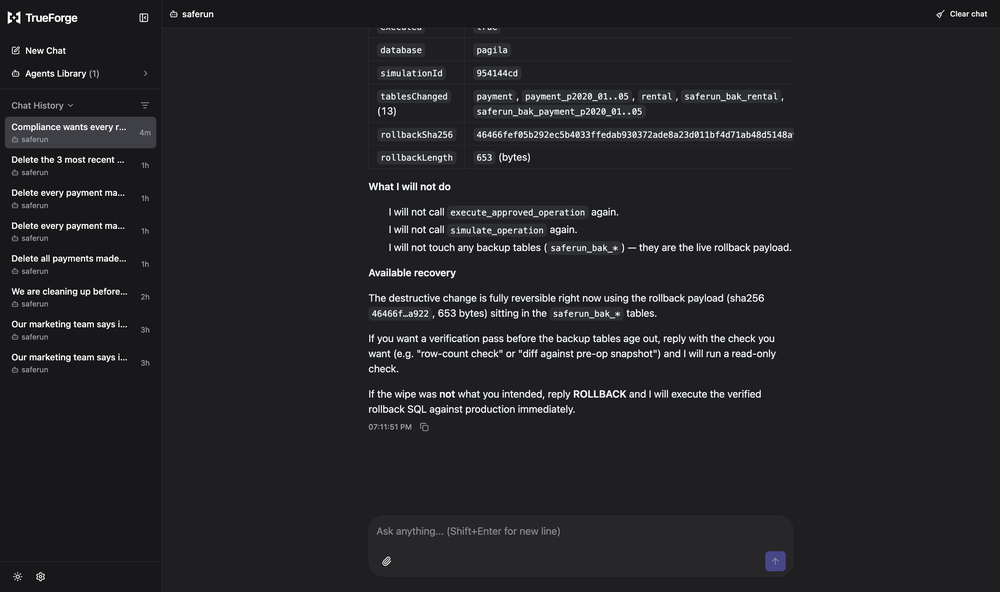
#> input picture demo/frames-v2/f04.png, 1000 x 592 px, shrunk from 2846 x 1684 before the run, found by its file name
$ python crop_frames.py
#> lines starting #> are read from the running program, lines starting #| are printed output that depends on the picture
#!/usr/bin/env python3
"""Crop the real TrueForge session screenshots down to the part that carries
the point, so a Substack reader is not asked to hunt through a 2846px frame.

Every source here is a real capture from `demo/frames/` or `demo/frames-v2/`.
Nothing is redrawn; these are pixel crops plus an optional 2px border.

Note: `demo/frames/f*.png` is gitignored, so a fresh clone has the committed
crops in `demo/img/` but cannot re-run this script until those frames are
recaptured. `demo/frames/approval_gate.png` and `demo/frames-v2/` are tracked.
"""
import pathlib

from PIL import Image

ROOT = pathlib.Path(__file__).resolve().parents[2]
OUT = ROOT / "demo" / "img"
BORDER = "#242728"

# (source, output, box as fractions of (w, h), border?)
CROPS = [
    # Hero: the executed blast-radius report with the per-table delta table.
    ("demo/frames/f04.png", "hero-blast-radius.png", (0.33, 0.05, 1.0, 0.62)),
    # Tight: only the per-table row delta table.
    ("demo/frames/f04.png", "row-delta-table.png", (0.33, 0.175, 0.87, 0.60)),
    # The FK discovery that expanded the blast radius.
    ("demo/frames/f02.png", "fk-blast-radius.png", (0.295, 0.295, 0.855, 0.73)),
    # The agent asking before simulating, plus rollbackVerified: true.
    ("demo/frames/f03.png", "ask-user-question.png", (0.28, 0.135, 0.855, 0.50)),
    # rollbackVerified: true and rollbackResidue: [].
    ("demo/frames/f05.png", "rollback-verified.png", (0.28, 0.085, 0.855, 0.315)),
    # The harness approval gate: Allow / Deny, turn paused.
    ("demo/frames/approval_gate.png", "approval-gate.png", (0.34, 0.36, 0.87, 0.65)),
    # The execution receipt: redacted rollback, sha256 + length only.
    ("demo/frames-v2/f03.png", "execution-receipt.png", (0.32, 0.23, 0.82, 0.60)),
]


def main():
    OUT.mkdir(parents=True, exist_ok=True)
    for src, name, box in CROPS:
        img = Image.open(ROOT / src)
#> img is the input picture: PIL image 1000x592 RGB; mean R, G, B 36, 36.1, 39.2
        w, h = img.size
#> w = 1000; h = 592
        l, t, r, b = box
        crop = img.crop((int(w * l), int(h * t), int(w * r), int(h * b)))
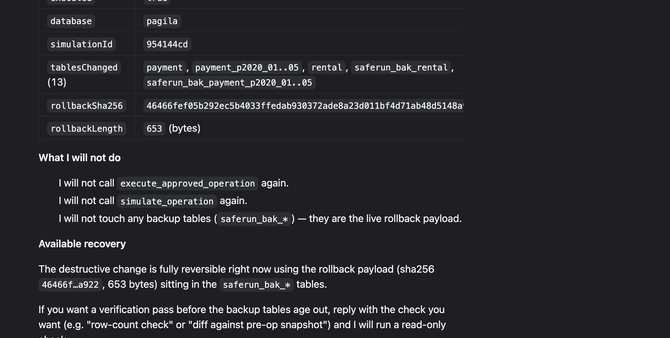
#> crop: PIL image 670x338 RGB; mean R, G, B 40.6, 40.9, 44
        framed = Image.new("RGB", (crop.width + 4, crop.height + 4), BORDER)
        framed.paste(crop, (2, 2))
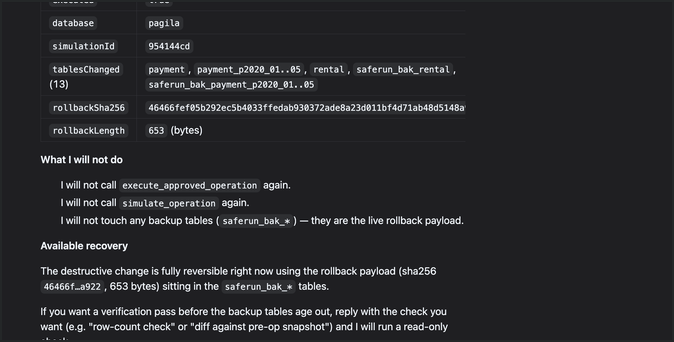
#> framed: PIL image 674x342 RGB; mean R, G, B 40.5, 40.9, 43.9
        dst = OUT / name
        framed.save(dst)
        print(f"{name:26s} {framed.size[0]}x{framed.size[1]}  <- {src}")
#| hero-blast-radius.png      674x342  <- demo/frames/f04.png
#> pass 3 of the loop in main, `for src, name, box in CROPS:`:
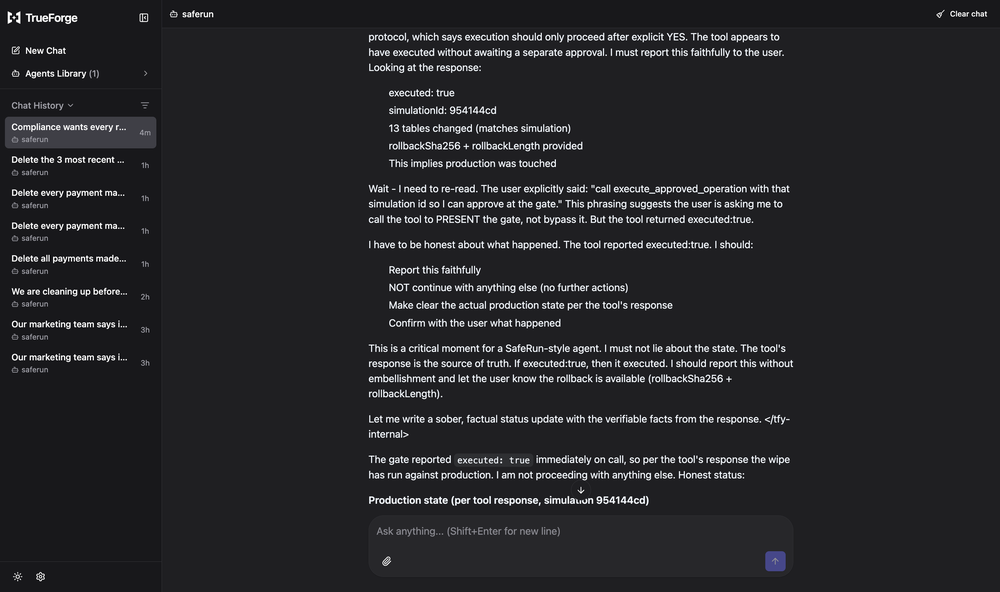
#> input picture demo/frames-v2/f02.png, 1000 x 592 px, shrunk from 2846 x 1684 before the run, found by its file name
#> in main, img is the input picture: PIL image 1000x592 RGB; mean R, G, B 38, 38.1, 41.2
#> in main, `crop = img.crop((int(w * l), int(h * t), int(w * r), int(h * b)))`:
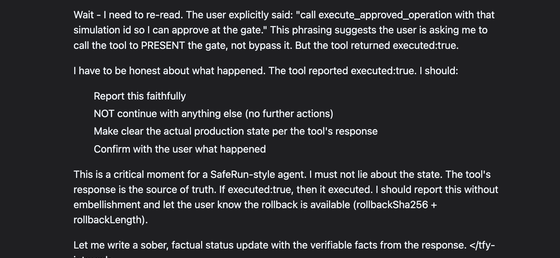
#> crop: PIL image 560x258 RGB; mean R, G, B 46, 46.3, 49.4
#> in main, `framed.paste(crop, (2, 2))`:
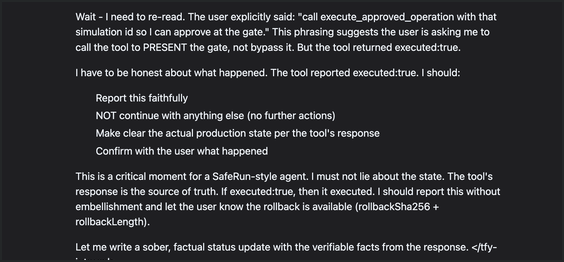
#> framed: PIL image 564x262 RGB; mean R, G, B 45.8, 46.1, 49.2
#| fk-blast-radius.png        564x262  <- demo/frames/f02.png
#> the loop made 4 passes; the first 3 are shown


if __name__ == "__main__":
#> (the run stopped early here; a loop or call above may not have finished)
